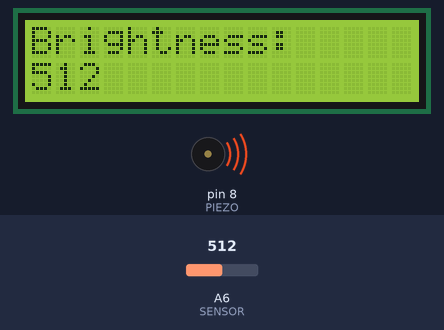
Simulated run of this sketch. Board: Arduino Nano, built with avr-gcc and run on an emulated ATmega328P. Parts: 16×2 character LCD, buzzer (waves = sounding). The test bench sets the inputs (shaded band); at power-on: A6 (SENSOR) = 512. The modem accepts every AT command (registered, SIM ready, sends succeed) and sends nothing else; what the sketch prints to the serial monitor is not drawn.

Above: at 2.3 s.
2.4 s: A6 (SENSOR) set to 483
At 3.2 s:
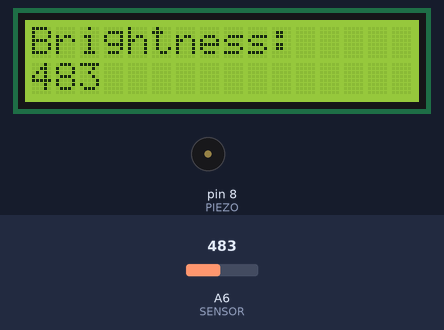
4.3 s: A6 (SENSOR) set to 510
At 6.2 s:
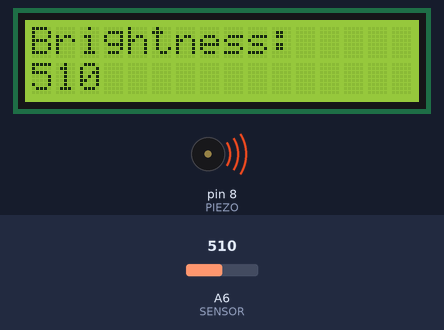
6.6 s: A6 (SENSOR) set to 490
At 7.9 s:
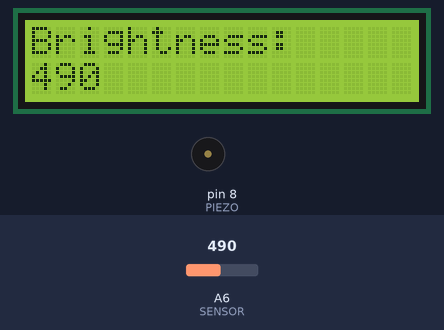
Timing chart, 0 to 9.6 s (numbered marks = the images above; inputs shaded):
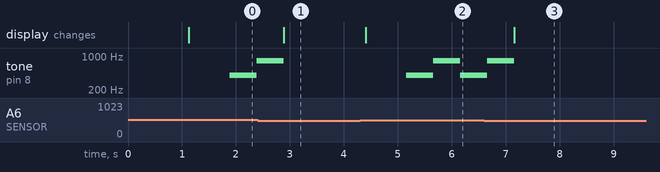

The sketch:

P23_ThinkSpeakAlarm.ino
```cpp
/*
Thingspeak Alarm
Cange SSID and PASSWORD and TwitterKEY
*/

#define SSID "5673RM11"
#define PASSWORD "frankmarcel"

#define TwitterKEY "SDW5R69WTTBWIMVW"

#define SENSOR A6

#define PIEZO 8

#define LED_WLAN 13

#define DEBUG true

#include <SoftwareSerial.h>
#include<LiquidCrystal.h>

LiquidCrystal lcd(A0, A1, A2, A3, A4, A5);
SoftwareSerial esp8266(11, 12); // RX, TX

const byte thingPost[] PROGMEM = {
  "POST *URL* HTTP/1.1\nHost: api.thingspeak.com\nConnection: close\nContent-Type: application/x-www-form-urlencoded\nContent-Length: *LEN*\n\n*APPEND*\n\0"
};


void setup() {
  Serial.begin(19200);
  esp8266.begin(19200);
  lcd.begin(16, 2);

  lcd.print("Twitter Alarm");

  if (!espConfig()) serialDebug();
  else digitalWrite(LED_WLAN, HIGH);

  lcd.setCursor(0, 1);
  lcd.print("WLAN CONNECTED");
}

void loop() {
  int sensor = analogRead(SENSOR);
  lcd.clear();
  lcd.print("Brightness:");
  lcd.setCursor(0, 1);
  lcd.print(String(sensor));

  debug(String(sensor));
  delay(500);
  if (sensor >= 500)
  {
    alarm(sensor);
  }
}

void alarm(int value)
{
  debug("alarm!");

  sendTwitterPost(TwitterKEY, "Alarm! #NanoESP Value = " + String(value));

  while (analogRead(SENSOR) >= 500)
  {
    tone(PIEZO, 400, 500);
    delay(500);
    tone(PIEZO, 800, 500);
    delay(500);
  }

}

boolean sendTwitterPost(String key, String twitterMsg)
{
  boolean success = true;
  String  Host = "api.thingspeak.com";
  String Url = "/apps/thingtweet/1/statuses/update";
  String msg = "&status=" + twitterMsg;
  success &= sendCom("AT+CIPSTART=\"TCP\",\"" + Host + "\",80", "OK");

  String postRequest = createThingPost(Url, key, msg);
  if (sendCom("AT+CIPSEND=" + String(postRequest.length()), ">"))
  {
    esp8266.print(postRequest);
    debug(postRequest);
    esp8266.find("SEND OK");
    success &= sendCom("AT+CIPCLOSE", "OK");
  }
  else
  {
    success = false;
  }
  return success;
}


//-----------------------------------------ThingsSpeak Functions------------------------------------

//boolean sendThingPost(String key, int value)
//{
//  boolean success = true;
//  String  Host = "api.thingspeak.com";
//  String msg = "field1=" + String(value);
//  success &= sendCom("AT+CIPSTART=\"TCP\",\"" + Host + "\",80", "OK");
//
//  String postRequest = createThingPost("/update", key, msg);
//
//  if (sendCom("AT+CIPSEND=" + String(postRequest.length()), ">"))
//  {
//    esp8266.print(postRequest);
//    esp8266.find("SEND OK");
//    if (!esp8266.find("CLOSED")) success &= sendCom("AT+CIPCLOSE", "OK");
//  }
//  else
//  {
//    success = false;
//  }
//  return success;
//}

String createThingPost(String url, String key, String msg)
{
  String xBuffer;

  for (int i = 0; i <= sizeof(thingPost); i++)
  {
    char myChar = pgm_read_byte_near(thingPost + i);
    xBuffer += myChar;
  }

  String append = "api_key=" + key + "&" + msg;
  xBuffer.replace("*URL*", url);
  xBuffer.replace("*LEN*", String( append.length()));
  debug(append);
  xBuffer.replace("*APPEND*", append);

  return xBuffer;
}

String createThingGet(String url, String key)
{
  String xBuffer;

  for (int i = 0; i <= sizeof(thingPost); i++)
  {
    char myChar = pgm_read_byte_near(thingPost + i);
    xBuffer += myChar;
  }

  String append = "api_key=" + key;
  xBuffer.replace("POST", "GET");
  xBuffer.replace("*URL*", url);
  xBuffer.replace("*LEN*", String( append.length()));
  xBuffer.replace("*APPEND*", append);

  return xBuffer;
}

//String createThingGet(String url, String key, String msg)
//{
//  String xBuffer;
//
//  for (int i = 0; i <= sizeof(thingPost); i++)
//  {
//    char myChar = pgm_read_byte_near(thingPost + i);
//    xBuffer += myChar;
//  }
//
//  String append = "api_key=" + key + "&" + msg;
//
//  xBuffer.replace("POST", "GET");
//  xBuffer.replace("*URL*", url);
//  xBuffer.replace("*LEN*", String( append.length()));
//  xBuffer.replace("*APPEND*", append);
//
//  return xBuffer;
//}


//-----------------------------------------Config ESP8266------------------------------------

boolean espConfig()
{
  boolean success = true;

  esp8266.setTimeout(5000);
  success &= sendCom("AT+RST", "ready");
  esp8266.setTimeout(1000);

  if (configStation(SSID, PASSWORD)) {
    success &= true;
    debug("WLAN Connected");
    debug("My IP is:");
    debug(sendCom("AT+CIFSR"));
  }
  else
  {
    success &= false;
  }
  //shorter Timeout for faster wrong UPD-Comands handling
  success &= sendCom("AT+CIPMUX=0", "OK");
  success &= sendCom("AT+CIPMODE=0", "OK");

  return success;
}

boolean configTCPServer()
{
  boolean success = true;

  success &= (sendCom("AT+CIPMUX=1", "OK"));
  success &= (sendCom("AT+CIPSERVER=1,80", "OK"));

  return success;

}

boolean configTCPClient()
{
  boolean success = true;

  success &= (sendCom("AT+CIPMUX=0", "OK"));
  //success &= (sendCom("AT+CIPSERVER=1,80", "OK"));

  return success;

}


boolean configStation(String vSSID, String vPASSWORT)
{
  boolean success = true;
  success &= (sendCom("AT+CWMODE=1", "OK"));
  esp8266.setTimeout(20000);
  success &= (sendCom("AT+CWJAP=\"" + String(vSSID) + "\",\"" + String(vPASSWORT) + "\"", "OK"));
  esp8266.setTimeout(1000);
  return success;
}
//
//boolean configAP()
//{
//  boolean success = true;
//
//  success &= (sendCom("AT+CWMODE=2", "OK"));
//  success &= (sendCom("AT+CWSAP=\"NanoESP\",\"\",5,0", "OK"));
//
//  return success;
//}
//
//boolean configUDP()
//{
//  boolean success = true;
//
//  success &= (sendCom("AT+CIPMODE=0", "OK"));
//  success &= (sendCom("AT+CIPMUX=0", "OK"));
//  success &= sendCom("AT+CIPSTART=\"UDP\",\"192.168.255.255\",90,91,2", "OK"); //Importand Boradcast...Reconnect IP
//  return success;
//}
//


//-----------------------------------------------Controll ESP-----------------------------------------------------

boolean sendUDP(String Msg)
{
  boolean success = true;

  success &= sendCom("AT+CIPSEND=" + String(Msg.length() + 2), ">");    //+",\"192.168.4.2\",90", ">");
  if (success)
  {
    success &= sendCom(Msg, "OK");
  }
  return success;
}


boolean sendCom(String command, char respond[])
{
  esp8266.println(command);
  if (esp8266.findUntil(respond, "ERROR"))
  {
    return true;
  }
  else
  {
    debug("ESP SEND ERROR: " + command);
    return false;
  }
}

String sendCom(String command)
{
  esp8266.println(command);
  return esp8266.readString();
}


//-------------------------------------------------Debug Functions------------------------------------------------------
void serialDebug() {
  while (true)
  {
    if (esp8266.available())
      Serial.write(esp8266.read());
    if (Serial.available())
      esp8266.write(Serial.read());
  }
}

void debug(String Msg)
{
  if (DEBUG)
  {
    Serial.println(Msg);
  }
}
```

Measured:
- the behaviour switches between 500 and 499 on A6 (SENSOR) (found by bisection; images 0 and 1)
- after the input at 2.4 s, the display: changes after 0.49 s (image 1)
- after the input at 4.3 s, tone on pin 8 (PIEZO): silent → 400 Hz after 0.86 s, → 800 Hz 0.50 s later, → 400 Hz 0.50 s later; the display: changes after 0.10 s (image 2)
- after the input at 6.6 s, the display: changes after 0.56 s (image 3)
